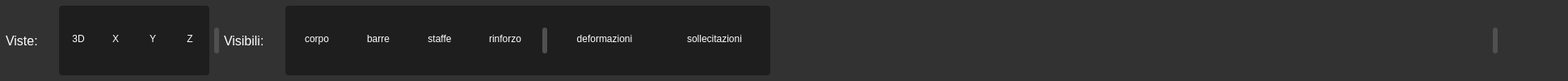
           <widget class="QFrame" name="frame_19">
            <property name="styleSheet">
             <string notr="true">background-color: rgb(50,50,50);
border-bottom: none; /* opzionale se vuoi solo il bordo in basso */
border-top-left-radius: 4px;
border-top-right-radius: 4px;
</string>
            </property>
            <property name="frameShape">
             <enum>QFrame::StyledPanel</enum>
            </property>
            <property name="frameShadow">
             <enum>QFrame::Raised</enum>
            </property>
            <layout class="QHBoxLayout" name="horizontalLayout_35">
             <property name="leftMargin">
              <number>7</number>
             </property>
             <property name="topMargin">
              <number>7</number>
             </property>
             <property name="rightMargin">
              <number>7</number>
             </property>
             <property name="bottomMargin">
              <number>7</number>
             </property>
             <item>
              <widget class="QLabel" name="label_233">
               <property name="minimumSize">
                <size>
                 <width>60</width>
                 <height>32</height>
                </size>
               </property>
               <property name="maximumSize">
                <size>
                 <width>60</width>
                 <height>16777215</height>
                </size>
               </property>
               <property name="font">
                <font>
                 <family>Segoe UI</family>
                 <pointsize>12</pointsize>
                 <weight>50</weight>
                 <italic>false</italic>
                 <bold>false</bold>
                </font>
               </property>
               <property name="layoutDirection">
                <enum>Qt::LeftToRight</enum>
               </property>
               <property name="styleSheet">
                <string notr="true">font:400 12pt &quot;Segoe UI&quot;;
color: rgb(255,255,255);</string>
               </property>
               <property name="text">
                <string>Viste:</string>
               </property>
               <property name="alignment">
                <set>Qt::AlignLeading|Qt::AlignLeft|Qt::AlignVCenter</set>
               </property>
              </widget>
             </item>
             <item>
              <widget class="QWidget" name="widget_18" native="true">
               <property name="styleSheet">
                <string notr="true">background-color: rgb(30,30,30);
border-radius: 4px</string>
               </property>
               <layout class="QHBoxLayout" name="horizontalLayout_26">
                <property name="leftMargin">
                 <number>4</number>
                </property>
                <property name="topMargin">
                 <number>4</number>
                </property>
                <property name="rightMargin">
                 <number>4</number>
                </property>
                <property name="bottomMargin">
                 <number>4</number>
                </property>
                <item>
                 <widget class="QPushButton" name="btn_beam_3d">
                  <property name="sizePolicy">
                   <sizepolicy hsizetype="Fixed" vsizetype="Fixed">
                    <horstretch>0</horstretch>
                    <verstretch>0</verstretch>
                   </sizepolicy>
                  </property>
                  <property name="minimumSize">
                   <size>
                    <width>40</width>
                    <height>32</height>
                   </size>
                  </property>
                  <property name="maximumSize">
                   <size>
                    <width>40</width>
                    <height>32</height>
                   </size>
                  </property>
                  <property name="styleSheet">
                   <string notr="true">QPushButton{
    font:400 12pt &quot;Segoe UI&quot;;
    color: rgb(255,255,255);
	padding-bottom: 4px;
	border-radius:4px;
	border: none
}
QPushButton:hover {
    background-color: rgb(40,40,40);
	border: 1px solid rgb(120,120,120);
}
QPushButton:checked {
    background-color: rgb(50,50,50);
}</string>
                  </property>
                  <property name="text">
                   <string>3D</string>
                  </property>
                  <property name="iconSize">
                   <size>
                    <width>35</width>
                    <height>35</height>
                   </size>
                  </property>
                 </widget>
                </item>
                <item>
                 <widget class="QPushButton" name="btn_beam_yz">
                  <property name="sizePolicy">
                   <sizepolicy hsizetype="Fixed" vsizetype="Fixed">
                    <horstretch>0</horstretch>
                    <verstretch>0</verstretch>
                   </sizepolicy>
                  </property>
                  <property name="minimumSize">
                   <size>
                    <width>40</width>
                    <height>32</height>
                   </size>
                  </property>
                  <property name="maximumSize">
                   <size>
                    <width>40</width>
                    <height>32</height>
                   </size>
                  </property>
                  <property name="styleSheet">
                   <string notr="true">QPushButton{
    font:400 12pt &quot;Segoe UI&quot;;
    color: rgb(255,255,255);
	padding-bottom: 4px;
	border-radius:4px;
	border: none
}
QPushButton:hover {
    background-color: rgb(40,40,40);
	border: 1px solid rgb(120,120,120);
}
QPushButton:checked {
    background-color: rgb(50,50,50);
}</string>
                  </property>
                  <property name="text">
                   <string>X</string>
                  </property>
                  <property name="iconSize">
                   <size>
                    <width>35</width>
                    <height>35</height>
                   </size>
                  </property>
                 </widget>
                </item>
                <item>
                 <widget class="QPushButton" name="btn_beam_xz">
                  <property name="sizePolicy">
                   <sizepolicy hsizetype="Fixed" vsizetype="Fixed">
                    <horstretch>0</horstretch>
                    <verstretch>0</verstretch>
                   </sizepolicy>
                  </property>
                  <property name="minimumSize">
                   <size>
                    <width>40</width>
                    <height>32</height>
                   </size>
                  </property>
                  <property name="maximumSize">
                   <size>
                    <width>40</width>
                    <height>32</height>
                   </size>
                  </property>
                  <property name="styleSheet">
                   <string notr="true">QPushButton{
    font:400 12pt &quot;Segoe UI&quot;;
    color: rgb(255,255,255);
	padding-bottom: 4px;
	border-radius:4px;
	border: none
}
QPushButton:hover {
    background-color: rgb(40,40,40);
	border: 1px solid rgb(120,120,120);
}
QPushButton:checked {
    background-color: rgb(50,50,50);
}</string>
                  </property>
                  <property name="text">
                   <string>Y</string>
                  </property>
                  <property name="iconSize">
                   <size>
                    <width>35</width>
                    <height>35</height>
                   </size>
                  </property>
                 </widget>
                </item>
                <item>
                 <widget class="QPushButton" name="btn_beam_xy">
                  <property name="sizePolicy">
                   <sizepolicy hsizetype="Fixed" vsizetype="Fixed">
                    <horstretch>0</horstretch>
                    <verstretch>0</verstretch>
                   </sizepolicy>
                  </property>
                  <property name="minimumSize">
                   <size>
                    <width>40</width>
                    <height>32</height>
                   </size>
                  </property>
                  <property name="maximumSize">
                   <size>
                    <width>40</width>
                    <height>32</height>
                   </size>
                  </property>
                  <property name="styleSheet">
                   <string notr="true">QPushButton{
    font:400 12pt &quot;Segoe UI&quot;;
    color: rgb(255,255,255);
	padding-bottom: 4px;
	border-radius:4px;
	border: none
}
QPushButton:hover {
    background-color: rgb(40,40,40);
	border: 1px solid rgb(120,120,120);
}
QPushButton:checked {
    background-color: rgb(50,50,50);
}
</string>
                  </property>
                  <property name="text">
                   <string>Z</string>
                  </property>
                  <property name="iconSize">
                   <size>
                    <width>35</width>
                    <height>35</height>
                   </size>
                  </property>
                 </widget>
                </item>
               </layout>
              </widget>
             </item>
             <item>
              <widget class="QWidget" name="widget_39" native="true">
               <property name="minimumSize">
                <size>
                 <width>6</width>
                 <height>32</height>
                </size>
               </property>
               <property name="maximumSize">
                <size>
                 <width>6</width>
                 <height>32</height>
                </size>
               </property>
               <property name="styleSheet">
                <string notr="true">background-color: rgb(80,80,80);
border-radius:3px</string>
               </property>
              </widget>
             </item>
             <item>
              <widget class="QLabel" name="label_234">
               <property name="minimumSize">
                <size>
                 <width>70</width>
                 <height>32</height>
                </size>
               </property>
               <property name="maximumSize">
                <size>
                 <width>70</width>
                 <height>16777215</height>
                </size>
               </property>
               <property name="font">
                <font>
                 <family>Segoe UI</family>
                 <pointsize>12</pointsize>
                 <weight>50</weight>
                 <italic>false</italic>
                 <bold>false</bold>
                </font>
               </property>
               <property name="layoutDirection">
                <enum>Qt::LeftToRight</enum>
               </property>
               <property name="styleSheet">
                <string notr="true">font:400 12pt &quot;Segoe UI&quot;;
color: rgb(255,255,255);</string>
               </property>
               <property name="text">
                <string>Visibili:</string>
               </property>
               <property name="alignment">
                <set>Qt::AlignLeading|Qt::AlignLeft|Qt::AlignVCenter</set>
               </property>
              </widget>
             </item>
             <item>
              <widget class="QWidget" name="widget_21" native="true">
               <property name="styleSheet">
                <string notr="true">background-color: rgb(30,30,30);
border-radius: 4px</string>
               </property>
               <layout class="QHBoxLayout" name="horizontalLayout_27">
                <property name="leftMargin">
                 <number>4</number>
                </property>
                <property name="topMargin">
                 <number>4</number>
                </property>
                <property name="rightMargin">
                 <number>4</number>
                </property>
                <property name="bottomMargin">
                 <number>4</number>
                </property>
                <item>
                 <widget class="QPushButton" name="btn_beam_corpo">
                  <property name="sizePolicy">
                   <sizepolicy hsizetype="Fixed" vsizetype="Fixed">
                    <horstretch>0</horstretch>
                    <verstretch>0</verstretch>
                   </sizepolicy>
                  </property>
                  <property name="minimumSize">
                   <size>
                    <width>70</width>
                    <height>32</height>
                   </size>
                  </property>
                  <property name="maximumSize">
                   <size>
                    <width>70</width>
                    <height>32</height>
                   </size>
                  </property>
                  <property name="styleSheet">
                   <string notr="true">QPushButton{
    font:400 12pt &quot;Segoe UI&quot;;
    color: rgb(255,255,255);
	padding-bottom: 4px;
	border-radius:4px;
	border: none
}
QPushButton:hover {
    background-color: rgb(40,40,40);
	border: 1px solid rgb(120,120,120);
}
QPushButton:checked {
    background-color: rgb(50,50,50);
}</string>
                  </property>
                  <property name="text">
                   <string>corpo</string>
                  </property>
                  <property name="iconSize">
                   <size>
                    <width>35</width>
                    <height>35</height>
                   </size>
                  </property>
                 </widget>
                </item>
                <item>
                 <widget class="QPushButton" name="btn_beam_barre">
                  <property name="sizePolicy">
                   <sizepolicy hsizetype="Fixed" vsizetype="Fixed">
                    <horstretch>0</horstretch>
                    <verstretch>0</verstretch>
                   </sizepolicy>
                  </property>
                  <property name="minimumSize">
                   <size>
                    <width>70</width>
                    <height>32</height>
                   </size>
                  </property>
                  <property name="maximumSize">
                   <size>
                    <width>70</width>
                    <height>32</height>
                   </size>
                  </property>
                  <property name="styleSheet">
                   <string notr="true">QPushButton{
    font:400 12pt &quot;Segoe UI&quot;;
    color: rgb(255,255,255);
	padding-bottom: 4px;
	border-radius:4px;
	border: none
}
QPushButton:hover {
    background-color: rgb(40,40,40);
	border: 1px solid rgb(120,120,120);
}
QPushButton:checked {
    background-color: rgb(50,50,50);
}</string>
                  </property>
                  <property name="text">
                   <string>barre</string>
                  </property>
                  <property name="iconSize">
                   <size>
                    <width>35</width>
                    <height>35</height>
                   </size>
                  </property>
                 </widget>
                </item>
                <item>
                 <widget class="QPushButton" name="btn_beam_staffe">
                  <property name="sizePolicy">
                   <sizepolicy hsizetype="Fixed" vsizetype="Fixed">
                    <horstretch>0</horstretch>
                    <verstretch>0</verstretch>
                   </sizepolicy>
                  </property>
                  <property name="minimumSize">
                   <size>
                    <width>70</width>
                    <height>32</height>
                   </size>
                  </property>
                  <property name="maximumSize">
                   <size>
                    <width>70</width>
                    <height>32</height>
                   </size>
                  </property>
                  <property name="styleSheet">
                   <string notr="true">QPushButton{
    font:400 12pt &quot;Segoe UI&quot;;
    color: rgb(255,255,255);
	padding-bottom: 4px;
	border-radius:4px;
	border: none
}
QPushButton:hover {
    background-color: rgb(40,40,40);
	border: 1px solid rgb(120,120,120);
}
QPushButton:checked {
    background-color: rgb(50,50,50);
}</string>
                  </property>
                  <property name="text">
                   <string>staffe</string>
                  </property>
                  <property name="iconSize">
                   <size>
                    <width>35</width>
                    <height>35</height>
                   </size>
                  </property>
                 </widget>
                </item>
                <item>
                 <widget class="QPushButton" name="btn_beam_rinforzo">
                  <property name="sizePolicy">
                   <sizepolicy hsizetype="Fixed" vsizetype="Fixed">
                    <horstretch>0</horstretch>
                    <verstretch>0</verstretch>
                   </sizepolicy>
                  </property>
                  <property name="minimumSize">
                   <size>
                    <width>80</width>
                    <height>32</height>
                   </size>
                  </property>
                  <property name="maximumSize">
                   <size>
                    <width>80</width>
                    <height>32</height>
                   </size>
                  </property>
                  <property name="styleSheet">
                   <string notr="true">QPushButton{
    font:400 12pt &quot;Segoe UI&quot;;
    color: rgb(255,255,255);
	padding-bottom: 4px;
	border-radius:4px;
	border: none
}
QPushButton:hover {
    background-color: rgb(40,40,40);
	border: 1px solid rgb(120,120,120);
}
QPushButton:checked {
    background-color: rgb(50,50,50);
}</string>
                  </property>
                  <property name="text">
                   <string>rinforzo</string>
                  </property>
                  <property name="iconSize">
                   <size>
                    <width>35</width>
                    <height>35</height>
                   </size>
                  </property>
                 </widget>
                </item>
                <item>
                 <widget class="QWidget" name="widget_40" native="true">
                  <property name="minimumSize">
                   <size>
                    <width>6</width>
                    <height>32</height>
                   </size>
                  </property>
                  <property name="maximumSize">
                   <size>
                    <width>6</width>
                    <height>32</height>
                   </size>
                  </property>
                  <property name="styleSheet">
                   <string notr="true">background-color: rgb(80,80,80);
border-radius:3px</string>
                  </property>
                 </widget>
                </item>
                <item>
                 <widget class="QPushButton" name="btn_beam_deformazioni">
                  <property name="sizePolicy">
                   <sizepolicy hsizetype="Fixed" vsizetype="Fixed">
                    <horstretch>0</horstretch>
                    <verstretch>0</verstretch>
                   </sizepolicy>
                  </property>
                  <property name="minimumSize">
                   <size>
                    <width>130</width>
                    <height>32</height>
                   </size>
                  </property>
                  <property name="maximumSize">
                   <size>
                    <width>130</width>
                    <height>32</height>
                   </size>
                  </property>
                  <property name="styleSheet">
                   <string notr="true">QPushButton{
    font:400 12pt &quot;Segoe UI&quot;;
    color: rgb(255,255,255);
	padding-bottom: 4px;
	border-radius:4px;
	border: none
}
QPushButton:hover {
    background-color: rgb(40,40,40);
	border: 1px solid rgb(120,120,120);
}
QPushButton:checked {
    background-color: rgb(50,50,50);
}</string>
                  </property>
                  <property name="text">
                   <string>deformazioni</string>
                  </property>
                  <property name="iconSize">
                   <size>
                    <width>35</width>
                    <height>35</height>
                   </size>
                  </property>
                 </widget>
                </item>
                <item>
                 <widget class="QPushButton" name="btn_beam_sollecitazioni">
                  <property name="sizePolicy">
                   <sizepolicy hsizetype="Fixed" vsizetype="Fixed">
                    <horstretch>0</horstretch>
                    <verstretch>0</verstretch>
                   </sizepolicy>
                  </property>
                  <property name="minimumSize">
                   <size>
                    <width>130</width>
                    <height>32</height>
                   </size>
                  </property>
                  <property name="maximumSize">
                   <size>
                    <width>130</width>
                    <height>32</height>
                   </size>
                  </property>
                  <property name="styleSheet">
                   <string notr="true">QPushButton{
    font:400 12pt &quot;Segoe UI&quot;;
    color: rgb(255,255,255);
	padding-bottom: 4px;
	border-radius:4px;
	border: none
}
QPushButton:hover {
    background-color: rgb(40,40,40);
	border: 1px solid rgb(120,120,120);
}
QPushButton:checked {
    background-color: rgb(40,40,40);
}
</string>
                  </property>
                  <property name="text">
                   <string>sollecitazioni</string>
                  </property>
                  <property name="iconSize">
                   <size>
                    <width>35</width>
                    <height>35</height>
                   </size>
                  </property>
                 </widget>
                </item>
               </layout>
              </widget>
             </item>
             <item>
              <spacer name="horizontalSpacer_38">
               <property name="orientation">
                <enum>Qt::Horizontal</enum>
               </property>
               <property name="sizeHint" stdset="0">
                <size>
                 <width>888</width>
                 <height>20</height>
                </size>
               </property>
              </spacer>
             </item>
             <item>
              <widget class="QWidget" name="widget_41" native="true">
               <property name="minimumSize">
                <size>
                 <width>6</width>
                 <height>32</height>
                </size>
               </property>
               <property name="maximumSize">
                <size>
                 <width>6</width>
                 <height>32</height>
                </size>
               </property>
               <property name="styleSheet">
                <string notr="true">background-color: rgb(80,80,80);
border-radius:3px</string>
               </property>
              </widget>
             </item>
             <item>
              <widget class="QPushButton" name="btn_beam_centra">
               <property name="sizePolicy">
                <sizepolicy hsizetype="Fixed" vsizetype="Fixed">
                 <horstretch>0</horstretch>
                 <verstretch>0</verstretch>
                </sizepolicy>
               </property>
               <property name="minimumSize">
                <size>
                 <width>34</width>
                 <height>32</height>
                </size>
               </property>
               <property name="maximumSize">
                <size>
                 <width>34</width>
                 <height>32</height>
                </size>
               </property>
               <property name="styleSheet">
                <string notr="true">QPushButton{
    font:400 12pt &quot;Segoe UI&quot;;
    color: rgb(255,255,255);
	border-radius:4px
}
QPushButton:hover {
    background-color: rgb(40,40,40);
	border: 1px solid rgb(120,120,120);
}
</string>
               </property>
               <property name="text">
                <string/>
               </property>
               <property name="icon">
                <iconset>
                 <normaloff>icone/quattro frecce.png</normaloff>icone/quattro frecce.png</iconset>
               </property>
               <property name="iconSize">
                <size>
                 <width>35</width>
                 <height>35</height>
                </size>
               </property>
              </widget>
             </item>
             <item>
              <widget class="QPushButton" name="btn_beam_rigenera">
               <property name="sizePolicy">
                <sizepolicy hsizetype="Fixed" vsizetype="Fixed">
                 <horstretch>0</horstretch>
                 <verstretch>0</verstretch>
                </sizepolicy>
               </property>
               <property name="minimumSize">
                <size>
                 <width>34</width>
                 <height>32</height>
                </size>
               </property>
               <property name="maximumSize">
                <size>
                 <width>34</width>
                 <height>32</height>
                </size>
               </property>
               <property name="styleSheet">
                <string notr="true">QPushButton{
    font:400 12pt &quot;Segoe UI&quot;;
    color: rgb(255,255,255);
	border-radius:4px
}
QPushButton:hover {
    background-color: rgb(40,40,40);
	border: 1px solid rgb(120,120,120);
}
</string>
               </property>
               <property name="text">
                <string/>
               </property>
               <property name="icon">
                <iconset>
                 <normaloff>icone/aggiorna.png</normaloff>icone/aggiorna.png</iconset>
               </property>
               <property name="iconSize">
                <size>
                 <width>37</width>
                 <height>37</height>
                </size>
               </property>
              </widget>
             </item>
            </layout>
           </widget>
